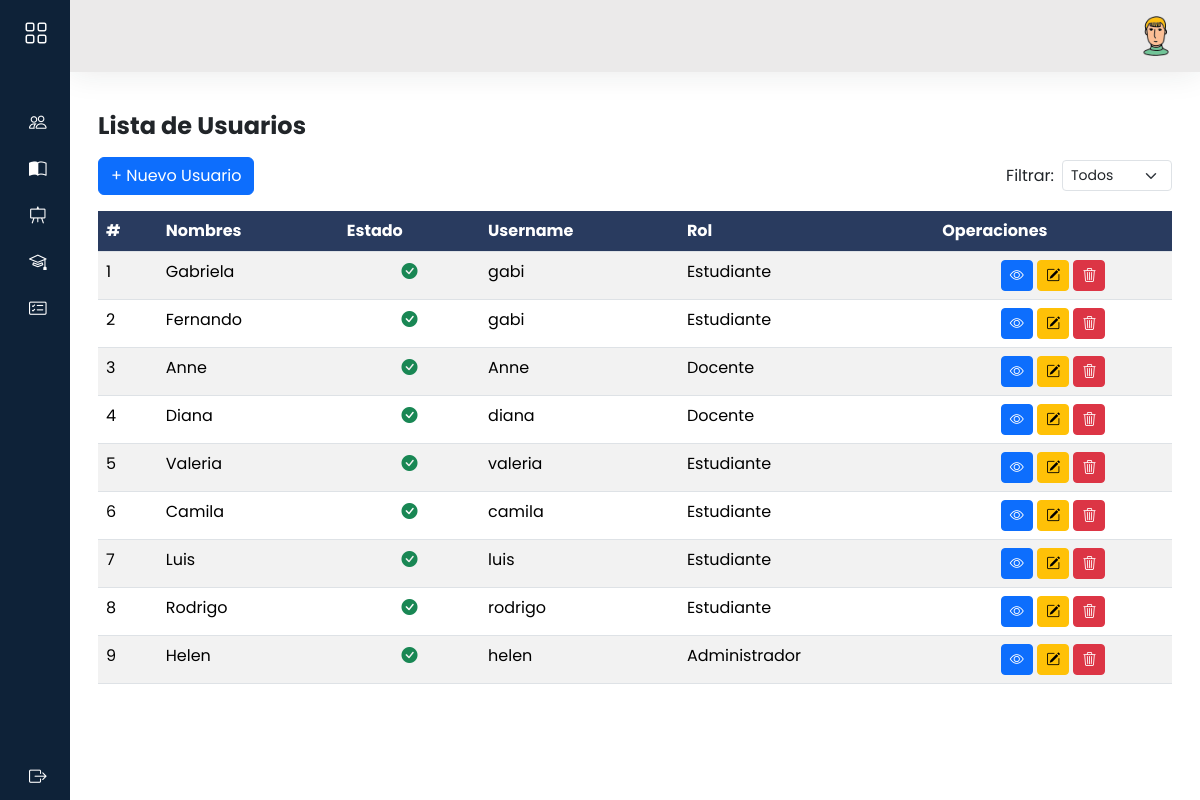
Screenshot of /usuarios/ with the database file from the repository.
### models/usuario_model.py (models this page shows, shortened)
class Usuario(db.Model, UserMixin):
    __tablename__='usuarios'
    id = db.Column(db.Integer,primary_key=True)
    nombre = db.Column(db.String(80),nullable=False)
    apellido = db.Column(db.String(100))
    email = db.Column(db.String(120), unique=True)
    username = db.Column(db.String(20),nullable=False)
    password = db.Column(db.String,nullable=False)
    activo = db.Column(db.Boolean, default=True,nullable=False)
    rol_id = db.Column(db.Integer, db.ForeignKey('rol.id'), nullable=False)
    rol = db.relationship('Rol', back_populates='usuarios')
    docentes = db.relationship('Docente', backref='usuario_rel', lazy=True, cascade='all, delete-orphan')
    estudiantes = db.relationship('Estudiante', backref='usuario_rel', lazy=True, cascade='all, delete-orphan')
    @staticmethod
    def get_all():
        return Usuario.query.all()
    def delete(self):
        db.session.delete(self)
        db.session.commit()

### models/rol_model.py (models this page shows)
class Rol(db.Model):
    __tablename__ = 'rol'
    id = db.Column(db.Integer, primary_key=True)
    nombre = db.Column(db.String(20), unique=True, nullable=False)
    usuarios = db.relationship('Usuario', back_populates='rol')
    @staticmethod
    def get_all():
        return Rol.query.all()

### controllers/usuario_controller.py (the view)
@usuario_bp.route("/")
def index():
    usuarios = Usuario.get_all()
    roles = Rol.get_all()
    return usuario_view.list(usuarios,roles)

### views/usuario_view.py (called while the page is built)
def list(usuarios,roles):
    return render_template('admi/usuarios/index.html',usuarios= usuarios,roles=roles)

### templates/admi/usuarios/index.html (shortened to what this page needs)
{% extends 'admi/baseAdmi.html' %}
{% block content %}
<h3 class="fw-bold fs-4 my-3">Lista de Usuarios
</h3>
<div class="d-flex justify-content-between align-items-center mb-3" style="gap: 10px;" >
    <a data-bs-toggle="modal" data-bs-target="#modalNuevoUsuario" class="btn btn-primary">
        + Nuevo Usuario
    </a>
    <div class="d-flex align-items-center gap-2">
        <label for="filtroEstado" class="form-label mb-0">Filtrar:</label>
        <select id="filtroEstado" class="form-select form-select-sm" style="max-width: 150px;">
            <option value="">Todos</option>
        </select>
    </div>
</div>
<div class="row">
    <div class="col-12">
        <div class="table-responsive">
            <table id="mi-tabla" class="table table-striped display nowrap" style="width:100%">
                <thead>
                    <tr class="highlight">
                        <th>#</th>
                        <th>Nombres</th>
                        <th>Estado</th>
                        <th>Username</th>
                        <th>Rol</th>
                        <th>Operaciones</th>
                    </tr>
                </thead>
                <tbody>
                    {%for item in usuarios%}
                    <tr>
                        <td>{{item.id}}</td>
                        <td>{{item.nombre}}</td>
                        <td class="text-center" data-search="{{ 'activo' if item.activo else 'inactivo' }}">
                            {% if item.activo %}
                            <i class="bi bi-check-circle-fill text-success"></i>
                            {% else %}
                            <i class="bi bi-x-circle-fill text-danger"></i>
                            {% endif %}
                        </td>
                        <td>{{item.username}}</td>
                        <td>{{item.rol.nombre}}</td>
                        <td class="text-center">
                            <a data-bs-toggle="modal" data-bs-target="#modalVistaUsuario{{ item.id }}"
                                class="btn btn-primary btn-sm"><i class=" bi bi-eye"></i></a>
                            <a data-bs-toggle="modal" data-bs-target="#modalEditarUsuario{{ item.id }}"
                                class="btn btn-warning btn-sm"><i class="bi bi-pencil-square"></i></a>
                            <a class="btn btn-danger btn-sm" data-bs-toggle="modal"
                                data-bs-target="#modalConfirmarEliminar"
                                data-url="{{ url_for('usuario.delete', id=item.id) }}">
                                <i class="bi bi-trash3"></i>
                            </a>
                        </td>
                    </tr>
                    {%endfor%}
                </tbody>
            </table>
        </div>
    </div>
    {% endblock %}

### static/css/estilos.css (style rules this page uses)
body { font-family: 'Poppins', sans-serif; background: #ececec; }
::placeholder { font-size: 16px; }
a { text-decoration: none; }
.table>thead tr { color: #FFF; text-align: left; }
tr.highlight th { background-color: #293b5f !important; color: #FFF; }

### rows the page displays
Usuario: id "1", nombre "Gabriela", activo True (drawn), username "gabi", rol.nombre "Estudiante"
Usuario: id "2", nombre "Fernando", activo True (drawn), username "gabi", rol.nombre "Estudiante"
Usuario: id "3", nombre "Anne", activo True (drawn), username "Anne", rol.nombre "Docente"
Usuario: id "4", nombre "Diana", activo True (drawn), username "diana", rol.nombre "Docente"
Usuario: id "5", nombre "Valeria", activo True (drawn), username "valeria", rol.nombre "Estudiante"
Usuario: id "6", nombre "Camila", activo True (drawn), username "camila", rol.nombre "Estudiante"
Usuario: id "7", nombre "Luis", activo True (drawn), username "luis", rol.nombre "Estudiante"
Usuario: id "8", nombre "Rodrigo", activo True (drawn), username "rodrigo", rol.nombre "Estudiante"
Usuario: id "9", nombre "Helen", activo True (drawn), username "helen", rol.nombre "Administrador"
